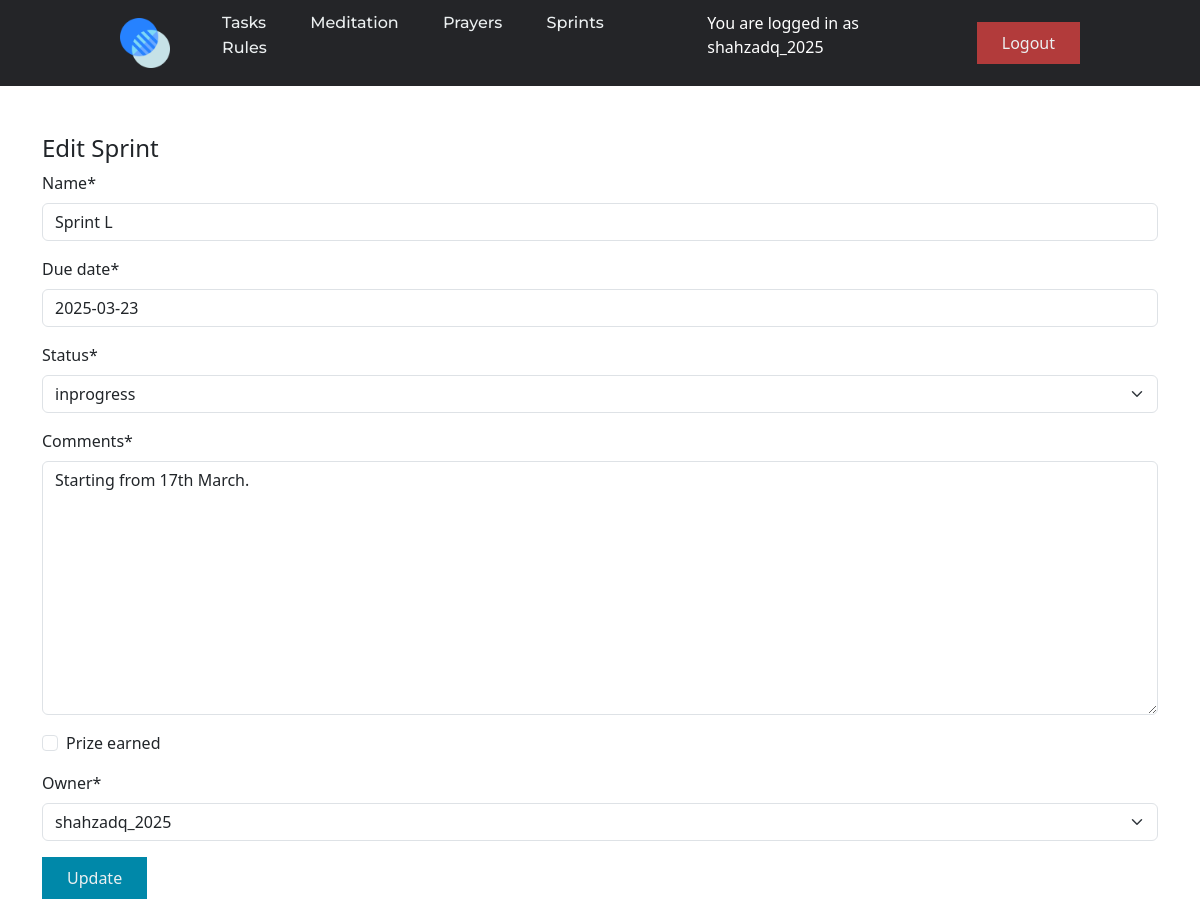
Page /sprints/3/edit/ (signed in) on the committed database.
### task/models.py (models this page shows, shortened)
class Sprint(models.Model):
    STATUS_CHOICES = [('notdone', 'notdone'), ('inprogress', 'inprogress'), ('done', 'done')]
    name = models.CharField(max_length=255)
    due_date = models.DateField()
    status = models.CharField(choices=STATUS_CHOICES, max_length=255)
    comments = models.TextField()
    prize_earned = models.BooleanField(default=False)
    owner = models.ForeignKey(get_user_model(), on_delete=models.CASCADE)

### task/views.py (the view)
# urls.py: path('sprints/<int:pk>/edit/', views.SprintEditView.as_view(), name='sprint_edit'),
class SprintEditView(LoginRequiredMixin, generic.UpdateView):
    model = Sprint
    form_class = SprintForm
    template_name = 'sprint/sprint_edit.html'
    success_url = reverse_lazy('sprints')

### task/forms.py
class SprintForm(forms.ModelForm):
    class Meta:
        model = Sprint
        fields = ['name', 'due_date', 'status', 'comments', 'prize_earned', 'owner']

### templates/sprint/sprint_edit.html (shortened to what this page needs)
{% extends 'base.html' %}
{% load crispy_forms_tags %}
{% block content %}
  <div class="container mt-5">
    <h4>Edit Sprint</h4>
    <form action="" method="post">
      {{ form|crispy }}
      <button type="submit">Update</button>
    </form>
  </div>
{% endblock %}

### templates/base.html (shortened to what this page needs)
{% load static %}
{% load crispy_forms_tags %}
<!DOCTYPE html>
<html lang="en">
<head>
  <link rel="stylesheet" href="{% static 'css/styles.css' %}">
  <link rel="stylesheet" href="{% static 'css/bootstrap.min.css' %}">
</head>
<body>
<header>
  <a href="{% url 'index' %}">
    <img src="{% static 'images/logo.png' %}" class="logo" alt="Logo" width="50px" height="50px">
  </a>
  <nav>
    <ul class="nav_links">
      <li><a href="{% url 'tasks' %}">Tasks</a></li>
      <li><a href="{% url 'meditations' %}">Meditation</a></li>
      <li><a href="{% url 'prayers' %}">Prayers</a></li>
      <li><a href="{% url 'sprints' %}">Sprints</a></li>
      <li><a href="{% url 'rules' %}">Rules</a></li>
    </ul>
  </nav>
  {% if user.is_authenticated %}
    <p style="color:white;">You are logged in as {{ user.username }}</p>
    <form method="post" action="{% url 'logout' %}">
      <button class="logout_button" type="submit">Logout</button>
    </form>
  {% else %}
    <a href="{% url 'login' %}" class="cta"><button>Login</button></a>
  {% endif %}
</header>
  {% block content %} {% endblock %}
</body>
</html>

### assets/static/css/styles.css (style rules this page uses)
* { box-sizing: border-box; margin: 0px; padding: 0; }
li, a, button { font-family: "Montserrat", sans-serif; font-weight: 500; font-size: 16px; color: #ecf0f1; text-decoration: none; }
button { border-radius: 10px; }
.logout_button { background-color: rgba(178, 59, 59, 1); }
header { background-color: #242528; display: flex; justify-content: space-between; align-items: center; padding: 10px 10%; }
.logo { cursor: pointer; width: 50px; height: 50px; }
.nav_links { list-style: none; }
.nav_links li { display: inline-block; padding: 0px 20px; }
.nav_links li a { transform: all 0.3s ease 0s; text-decoration: none; color: #ecf0f1; }
button { padding: 9px 25px; background-color: rgba(0,136,169,1); border: none; border-radius: 10px; cursor: pointer; transform: all 0.3s ease 0s; }

### rows in the picture
Sprint: name "Sprint L", due_date "2025-03-23", status "inprogress", comments "Starting from 17th March.", owner "shahzadq_2025"

### other values in the picture
{{ user.username }} "shahzadq_2025"
